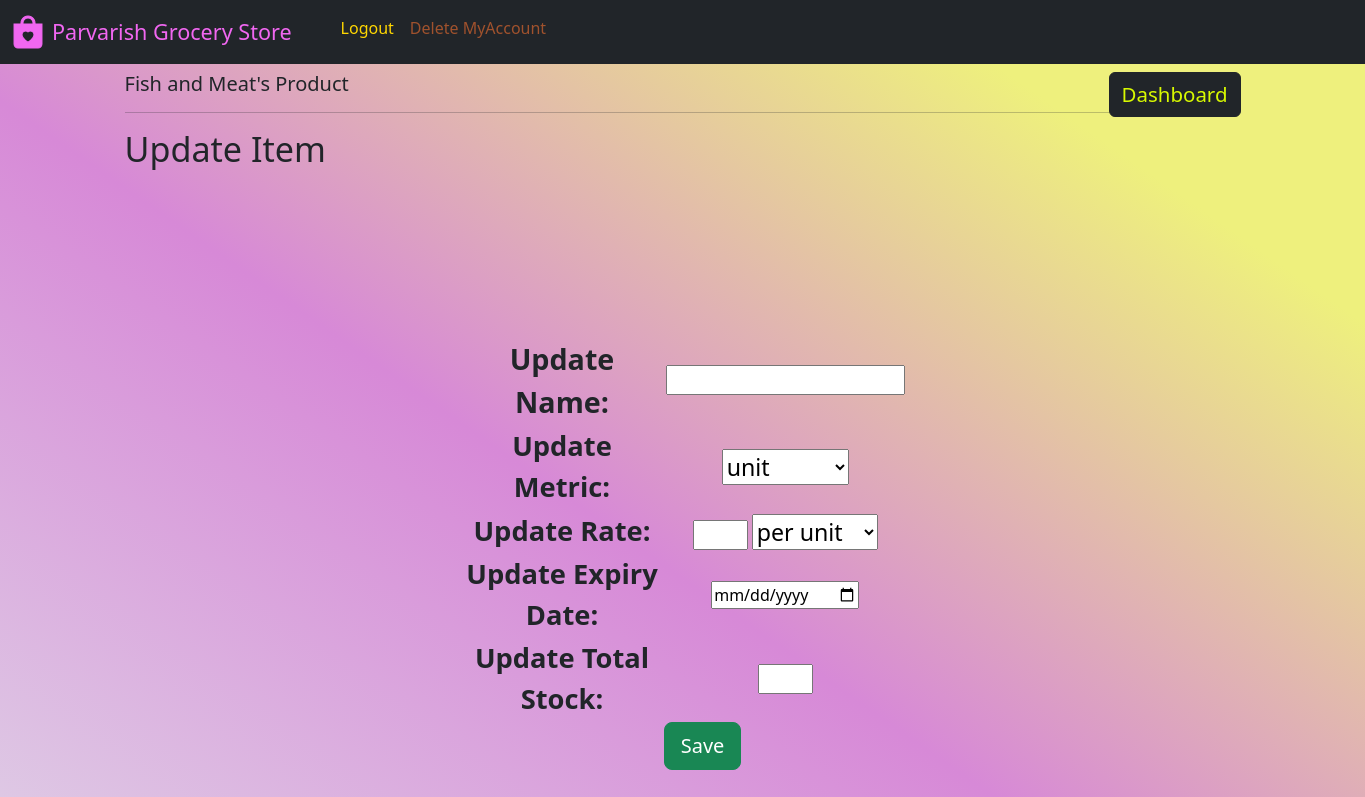
The app's page /manager_dash/update_item/6 (signed in), older data.
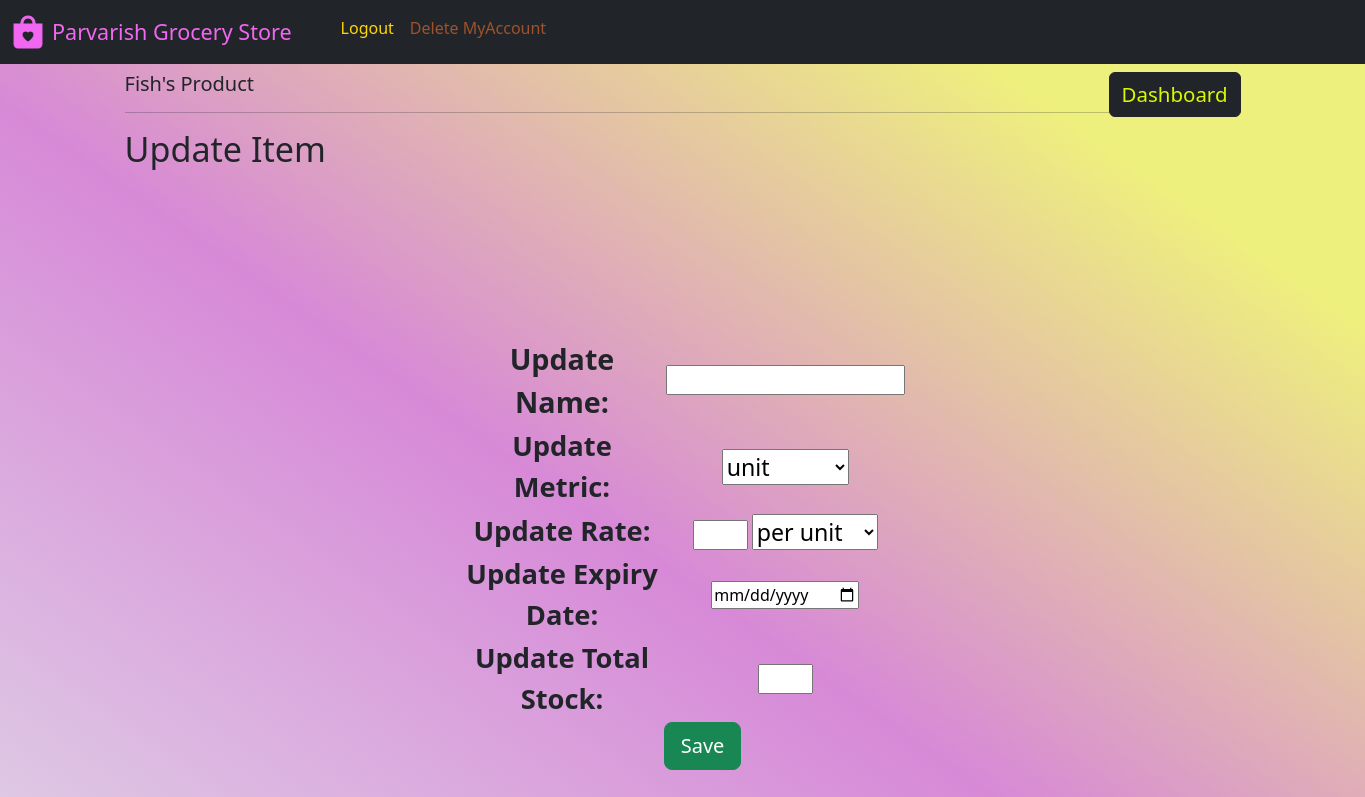
The same page, newer data.
### website/model.py (models this page shows)
class Category(db.Model):
    category_Name = db.Column(db.String(), nullable=False, unique=True)
    category_Id = db.Column(db.Integer(), primary_key=True)
    description = db.Column(db.String())
    managedBy_Id = db.Column(db.Integer(), db.ForeignKey('store.id'))
    catalog = db.relationship('Product', backref='parent')

### website/views.py (the view, shortened to what this page needs)
@login_required
@Views.route('/manager_dash/update_item/<int:id>', methods=["GET", "POST"])
def update_item(id):
    user_role = session['role']
    product = Product.query.get(id)
    category_id = product.category_Id
    category = Category.query.get(category_id)
    products = Product.query.filter(Product.category_Id == category_id).order_by(
        Product.expiredBy.asc()).all()
    return render_template('update_item.html', name=category.category_Name, variable=category_id, product_id=id)

### website/auth.py (called while the page is built)
@App.login_manager.user_loader
def load_customer(id):
    if id is not None:
        return Customer.query.get(int(id))
    return None

### website/templates/update_item.html (shortened to what this page needs)
{% extends "base.html" %} {% block title %}Update Product info{% endblock %}{% block
  logout %}
  <a
    class="nav-item nav-link"
    style="float: left; color: rgb(255, 215, 0)"
    href="/logout"
    >Logout</a
  ><a
    class="nav-item nav-link"
    style="float: left; color: rgb(160, 82, 45)"
    href="/delete"
    >Delete MyAccount</a
  >{% endblock %} {% block content %}<section>
  <h5>
    <span style="float: left" style="font-size:2vw;">{{ name }}'s Product </span>
  </h5>
  <h6>
    <span style="float: right"
      ><button type="button" class="btn btn-dark"><a href="{{ url_for('views.Dash_manager') }}" style="color: rgb(216, 249, 1);text-decoration: none;font-size:1.5vw;">Dashboard</a></button></span
    >
  </h6>
  <br />
  <hr /></section>
<section>
  <div><h4 style="font-size:2.5vw;">Update Item</h4></div></section>
<section><form
    action="/manager_dash/update_item/{{ product_id}}"
    method="POST"
    style="text-align: center"
  >
  <table class="center">
    <tr colspan="2">
    <div align="center"style="padding: 5px;">
      <td><strong><label for="pname" align="center" style="font-size:2.1vw;">Update Name:</label></strong></td>
      <td><input type="text" id="pname" name="p1name1" value='' accept="utf-8"/></td><br />
    </div></tr>
    <tr colspan="2"><div class="input-group mb-3"  align = "center">
    <td><div class="input-group-prepend" style="text-align: center;padding:1px 10px;">
        <strong><label for="mname" style="font-size:2vw;" >Update Metric:</label></strong>
      </div></td><td>
      <select class="custom-select" style="font-size:1.7vw" id="mname" name="m1name1"  >
        <option selected value="">unit</option>
      </select>
    </div></td></tr>
    <tr colspan="3"><div class="input-group mb-3" align="center"  style="padding:10px 10px;">
      <td><div class="input-group-prepend">
      <strong><label for="rname" style="font-size:2vw" >Update Rate:</label></strong></td>
      <td><input type="number" id="rname" name="r1name1"  value=''/>
      </div>
      <select class="custom-select" style="font-size:1.7vw;" id="pname" name="pr1name1"  >
        <option selected value="">per unit</option>
      </select></td>
    </div></tr>
    <tr colspan="2">
    <div align="center" style="padding:1px 10px;">
    <td><strong><label for="sname"  style="font-size:2vw">Update Expiry Date:</label></strong></td>
    <td><input type="date"  id="dname" name="d1name1" value="" accept="utf-8" /></td><br />
    </div>
    <tr colspan="2">
    <div align="center" style="padding:1px 10px;">
    <td><strong><label for="sname"  style="font-size:2vw">Update Total Stock:</label></strong></td>
    <td><input type="number"   id="sname" name="s1name1" value = '' accept="utf-8" /></td><br />
    </div>
    <tr>
    <div style="margin-top: 20px">
    <td><input class="btn btn-success btn-lg" style="margin-left: 100%;"type="submit" value="Save" />
    </div></td></tr>
  {% endblock %}

Row changes from the older to the newer data that the page shows:
changed Category: category_Name "Fish and Meat" → "Fish"
